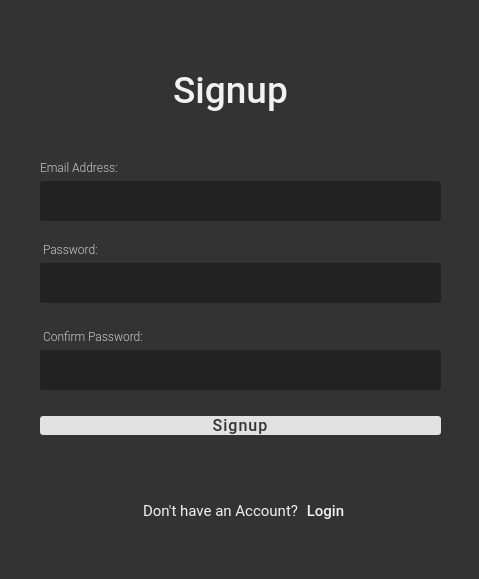
<?xml version="1.0" encoding="UTF-8"?>
<ui version="4.0">
 <class>signup</class>
 <widget class="QDialog" name="signup">
  <property name="geometry">
   <rect>
    <x>0</x>
    <y>0</y>
    <width>479</width>
    <height>579</height>
   </rect>
  </property>
  <property name="windowTitle">
   <string>Dialog</string>
  </property>
  <property name="styleSheet">
   <string notr="true">background: #333;
color: #f2f2f2;
</string>
  </property>
  <widget class="QWidget" name="formLayoutWidget">
   <property name="geometry">
    <rect>
     <x>40</x>
     <y>160</y>
     <width>401</width>
     <height>299</height>
    </rect>
   </property>
   <layout class="QFormLayout" name="formLayout">
    <item row="0" column="0">
     <widget class="QLabel" name="label">
      <property name="font">
       <font>
        <family>Roboto Light</family>
       </font>
      </property>
      <property name="styleSheet">
       <string notr="true">color: #ccc</string>
      </property>
      <property name="text">
       <string>Email Address:</string>
      </property>
     </widget>
    </item>
    <item row="1" column="0" colspan="2">
     <widget class="QLineEdit" name="username">
      <property name="font">
       <font>
        <family>Roboto</family>
        <pointsize>11</pointsize>
       </font>
      </property>
      <property name="tabletTracking">
       <bool>false</bool>
      </property>
      <property name="focusPolicy">
       <enum>Qt::ClickFocus</enum>
      </property>
      <property name="styleSheet">
       <string notr="true">background: #222;
border-radius: 3px;
margin-bottom: 5px;
padding: 10px;</string>
      </property>
     </widget>
    </item>
    <item row="3" column="0" colspan="2">
     <widget class="QLineEdit" name="password">
      <property name="font">
       <font>
        <family>Roboto</family>
        <pointsize>11</pointsize>
       </font>
      </property>
      <property name="focusPolicy">
       <enum>Qt::ClickFocus</enum>
      </property>
      <property name="styleSheet">
       <string notr="true">background: #222;
border-radius: 3px;
margin-bottom: 10px;
padding: 10px;</string>
      </property>
     </widget>
    </item>
    <item row="4" column="0">
     <widget class="QLabel" name="label_5">
      <property name="font">
       <font>
        <family>Roboto Light</family>
       </font>
      </property>
      <property name="styleSheet">
       <string notr="true">margin-top: 10px;
color: #ccc</string>
      </property>
      <property name="text">
       <string>Confirm Password:</string>
      </property>
     </widget>
    </item>
    <item row="5" column="0" colspan="2">
     <widget class="QLineEdit" name="confirm_password">
      <property name="font">
       <font>
        <family>Roboto</family>
        <pointsize>11</pointsize>
       </font>
      </property>
      <property name="focusPolicy">
       <enum>Qt::ClickFocus</enum>
      </property>
      <property name="styleSheet">
       <string notr="true">background: #222;
border-radius: 3px;
margin-bottom: 10px;
padding: 10px;</string>
      </property>
     </widget>
    </item>
    <item row="6" column="0" colspan="2">
     <widget class="QPushButton" name="signup_btn">
      <property name="font">
       <font>
        <family>Roboto Medium</family>
        <pointsize>12</pointsize>
       </font>
      </property>
      <property name="cursor">
       <cursorShape>PointingHandCursor</cursorShape>
      </property>
      <property name="mouseTracking">
       <bool>false</bool>
      </property>
      <property name="styleSheet">
       <string notr="true">padding: .5em;
text-transform: uppercase;
border: none;
outline: none;
color: #333;
border-radius: 3px;
background: #e2e2e2;
letter-spacing: 1px;
margin-top: 10px;</string>
      </property>
      <property name="text">
       <string>Signup</string>
      </property>
      <property name="default">
       <bool>false</bool>
      </property>
      <property name="flat">
       <bool>false</bool>
      </property>
     </widget>
    </item>
    <item row="2" column="0">
     <widget class="QLabel" name="label_2">
      <property name="font">
       <font>
        <family>Roboto Light</family>
       </font>
      </property>
      <property name="styleSheet">
       <string notr="true">margin-top: 10px;
color: #ccc</string>
      </property>
      <property name="text">
       <string>Password:</string>
      </property>
     </widget>
    </item>
   </layout>
  </widget>
  <widget class="QLabel" name="label_3">
   <property name="geometry">
    <rect>
     <x>170</x>
     <y>70</y>
     <width>121</width>
     <height>41</height>
    </rect>
   </property>
   <property name="font">
    <font>
     <family>Roboto Medium</family>
     <pointsize>28</pointsize>
    </font>
   </property>
   <property name="layoutDirection">
    <enum>Qt::LeftToRight</enum>
   </property>
   <property name="autoFillBackground">
    <bool>false</bool>
   </property>
   <property name="styleSheet">
    <string notr="true"/>
   </property>
   <property name="text">
    <string>Signup</string>
   </property>
   <property name="alignment">
    <set>Qt::AlignCenter</set>
   </property>
  </widget>
  <widget class="QLabel" name="label_4">
   <property name="geometry">
    <rect>
     <x>140</x>
     <y>500</y>
     <width>161</width>
     <height>21</height>
    </rect>
   </property>
   <property name="font">
    <font>
     <family>Roboto</family>
     <pointsize>11</pointsize>
    </font>
   </property>
   <property name="styleSheet">
    <string notr="true">padding: 5px 0px;</string>
   </property>
   <property name="text">
    <string>Don't have an Account?</string>
   </property>
  </widget>
  <widget class="QPushButton" name="redirect_login_btn">
   <property name="geometry">
    <rect>
     <x>300</x>
     <y>490</y>
     <width>51</width>
     <height>41</height>
    </rect>
   </property>
   <property name="font">
    <font>
     <family>Roboto Medium</family>
     <pointsize>11</pointsize>
    </font>
   </property>
   <property name="cursor">
    <cursorShape>PointingHandCursor</cursorShape>
   </property>
   <property name="focusPolicy">
    <enum>Qt::NoFocus</enum>
   </property>
   <property name="styleSheet">
    <string notr="true">color: #f2f2f2;
background: none;
border: none;
outline: none;
margin: 0px;
padding: 10px 0px;</string>
   </property>
   <property name="text">
    <string>Login</string>
   </property>
  </widget>
 </widget>
 <resources/>
 <connections/>
</ui>
